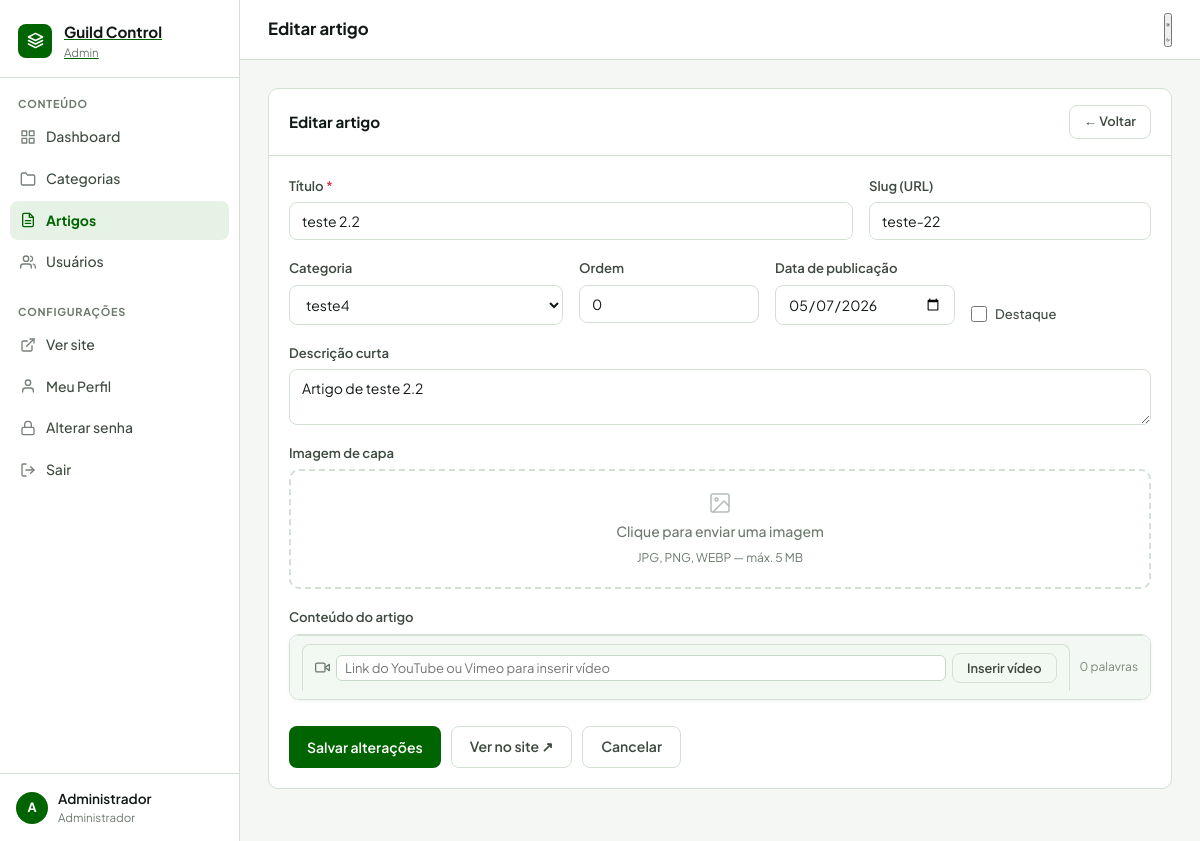
Screenshot of /admin/article-form.php?slug=teste-22 (signed in) with the database file from the repository.
### tables this page shows
CREATE TABLE `articles` (
  `id` int(11) NOT NULL,
  `slug` varchar(150) NOT NULL,
  `category_id` int(11) DEFAULT NULL,
  `title` varchar(255) NOT NULL,
  `description` text DEFAULT NULL,
  `content` longtext DEFAULT NULL,
  `cover_image` varchar(500) DEFAULT NULL,
  `featured` tinyint(1) DEFAULT 0,
  `sort_order` int(11) DEFAULT 0,
  `published_at` date DEFAULT curdate(),
  `created_at` timestamp NOT NULL DEFAULT current_timestamp(),
  `updated_at` timestamp NOT NULL DEFAULT current_timestamp() ON UPDATE current_timestamp(),
  `view_count` int(11) DEFAULT 0
);

CREATE TABLE `categories` (
  `id` int(11) NOT NULL,
  `slug` varchar(100) NOT NULL,
  `title` varchar(255) NOT NULL,
  `description` text DEFAULT NULL,
  `icon_svg` text DEFAULT NULL,
  `sort_order` int(11) DEFAULT 0,
  `created_at` timestamp NOT NULL DEFAULT current_timestamp(),
  `updated_at` timestamp NOT NULL DEFAULT current_timestamp() ON UPDATE current_timestamp()
);

### admin/article-form.php (the view, shortened to what this page needs)
<?php
$db      = getDB();
$article = null;
$cats    = $db->query('SELECT id, slug, title FROM categories ORDER BY sort_order ASC')->fetchAll();
if (!empty($_GET['slug'])) {
    $stmt = $db->prepare('SELECT * FROM articles WHERE slug = ?');
    $stmt->execute([trim($_GET['slug'])]);
    $article = $stmt->fetch();
}
$pageTitle = $article ? 'Editar artigo' : 'Novo artigo';
$extraHead = '
<link href="https://cdn.jsdelivr.net/npm/quill@2.0.2/dist/quill.snow.css" rel="stylesheet"/>
<link href="https://cdn.jsdelivr.net/npm/quill-table-better@1/dist/quill-table-better.css" rel="stylesheet"/>
<style>
  /* ── Editor wrapper ─────────────────────────────────────────── */
  .editor-wrapper {
    border: 1px solid #d4e0d4;
    border-radius: 10px;
    overflow: hidden;
    box-shadow: 0 1px 4px rgba(0,0,0,.06);
  }
  /* ── Toolbar principal (Quill Snow) ─────────────────────────── */
  .ql-toolbar.ql-snow {
    background: #f4f8f4;
    border: none !important;
    border-bottom: 1px solid #d4e0d4 !important;
    padding: 6px 8px;
    display: flex;
    flex-wrap: wrap;
    gap: 2px;
    align-items: center;
  }
  .ql-toolbar.ql-snow .ql-formats {
    margin-right: 6px;
    display: flex;
    align-items: center;
    gap: 1px;
  }
  .ql-toolbar.ql-snow button,
  .ql-toolbar.ql-snow .ql-picker-label {
    border-radius: 5px;
    transition: background .15s;
  }
  .ql-toolbar.ql-snow button:hover,
  .ql-toolbar.ql-snow .ql-picker-label:hover,
  .ql-toolbar.ql-snow button.ql-active,
  .ql-toolbar.ql-snow .ql-picker-label.ql-active {
    background: #ddefdd !important;
    color: #1a6b1a !important;
  }
  .ql-toolbar.ql-snow .ql-picker { color: #3d4a3f; }
  .ql-toolbar.ql-snow .ql-picker-options { border-radius: 6px; box-shadow: 0 4px 16px rgba(0,0,0,.12); }
  /* ── Container do editor ─────────────────────────────────────── */
  .ql-container.ql-snow {
    border: none !important;
    font-family: inherit;
    font-size: 15px;
  }
  .ql-editor {
    min-height: 360px;
    padding: 20px 24px;
    line-height: 1.7;
    color: #2a2a2a;
  }
  .ql-editor:focus { outline: none; }
  /* Placeholder */
  .ql-editor.ql-blank::before {
    color: #aab8aa;
    font-style: normal;
    left: 24px;
  }
  /* ── Toolbar secundária (vídeo + contagem) ───────────────────── */
  .editor-footer {
    display: flex;
    align-items: center;
    gap: 10px;
    padding: 8px 12px;
    background: #f4f8f4;
    border-top: 1px solid #d4e0d4;
    flex-wrap: wrap;
  }
  .editor-footer .video-embed-bar {
    display: flex;
    align-items: center;
    gap: 6px;
    flex: 1;
    min-width: 260px;
  }
  .editor-footer .video-embed-bar input {
    flex: 1;
    font-size: 13px;
    padding: 4px 8px;
    border: 1px solid #c8d8c8;
    border-radius: 6px;
    background: #fff;
    color: #3d4a3f;
  }
  .editor-footer .video-embed-bar input:focus { outline: 2px solid #5aaa5a; outline-offset: 1px; }
  .word-count {
    font-size: 12px;
    color: #7a8a7a;
    white-space: nowrap;
    margin-left: auto;
  }
  /* ── Estilos dentro do editor ─────────────────────────────────── */
  .ql-editor table {
    border-collapse: collapse;
    width: 100%;
    margin: 12px 0;
  }
  .ql-editor table td,
  .ql-editor table th {
    border: 1px solid #c8d8c8;
    padding: 8px 12px;
    min-width: 60px;
  }
  .ql-editor table th {
    background: #eef5ee;
    font-weight: 600;
  }
  .ql-editor blockquote {
    border-left: 4px solid #5aaa5a;
    padding: 10px 16px;
    margin: 16px 0;
    background: #f4faf4;
    border-radius: 0 6px 6px 0;
    color: #3a5a3a;
  }
  .ql-editor pre.ql-syntax {
    background: #1e1e2e;
    color: #cdd6f4;
    border-radius: 8px;
    padding: 16px;
    font-size: 13px;
    overflow-x: auto;
  }
  .ql-editor img {
    max-width: 100%;
    border-radius: 6px;
    cursor: pointer;
  }
  .ql-editor .ql-video {
    display: block;
    width: 100%;
    aspect-ratio: 16/9;
    border-radius: 8px;
    margin: 12px 0;
  }
  /* ── Preview da capa ─────────────────────────────────────────── */
  #coverPreview { max-width:100%; max-height:160px; border-radius:8px; margin-top:8px; display:none; }
  /* ── Picker de tamanho de fonte custom ───────────────────────── */
  .ql-snow .ql-picker.ql-size .ql-picker-label::before,
  .ql-snow .ql-picker.ql-size .ql-picker-item::before { content: attr(data-value) !important; }
  .ql-snow .ql-picker.ql-size .ql-picker-label[data-value=""]::before,
  .ql-snow .ql-picker.ql-size .ql-picker-item[data-value=""]::before { content: "Normal" !important; }
  /* ── Botão "Inserir tabela" custom ───────────────────────────── */
  .ql-table-insert { font-size: 12px; font-weight: 600; padding: 0 6px; height: 24px; }
  .ql-table-insert:hover { color: #1a6b1a !important; }
</style>';
require '_header.php';
?>
<div class="panel" style="max-width:960px">
  <div class="panel-header">
    <h2 class="panel-title"><?= $pageTitle ?></h2>
    <a href="/admin/articles.php" class="btn btn-sm btn-outline">← Voltar</a>
  </div>
  <form method="POST" id="articleForm" class="form-stack">
    <div class="form-row">
      <div class="form-group" style="flex:2">
        <label>Título <span class="required">*</span></label>
        <input type="text" name="title" id="titleInput"
               value="<?= htmlspecialchars($article['title'] ?? $_POST['title'] ?? '') ?>"
               placeholder="Título do artigo" required oninput="autoSlug(this.value)"/>
      </div>
      <div class="form-group">
        <label>Slug (URL)</label>
        <input type="text" name="slug" id="slugField"
               value="<?= htmlspecialchars($article['slug'] ?? $_POST['slug'] ?? '') ?>"
               placeholder="titulo-do-artigo"/>
      </div>
    </div>
    <div class="form-row">
      <div class="form-group">
        <label>Categoria</label>
        <select name="category_id">
          <?php foreach ($cats as $c): ?>
            <option value="<?= $c['id'] ?>"
              <?= ($article['category_id'] ?? $_POST['category_id'] ?? '') == $c['id'] ? 'selected' : '' ?>>
              <?= htmlspecialchars($c['title']) ?>
            </option>
          <?php endforeach; ?>
        </select>
      </div>
      <div class="form-group" style="max-width:130px">
        <label>Ordem</label>
        <input type="number" name="sort_order" min="0"
               value="<?= htmlspecialchars($article['sort_order'] ?? $_POST['sort_order'] ?? '0') ?>"/>
      </div>
      <div class="form-group" style="max-width:160px">
        <label>Data de publicação</label>
        <input type="date" name="published_at"
               value="<?= htmlspecialchars($article['published_at'] ?? date('Y-m-d')) ?>"/>
      </div>
      <div class="form-group" style="max-width:120px;align-self:flex-end">
        <label class="checkbox-label">
          <input type="checkbox" name="featured" value="1"
                 <?= ($article['featured'] ?? 0) ? 'checked' : '' ?>/>
          Destaque
        </label>
      </div>
    </div>
    <div class="form-group">
      <label>Descrição curta</label>
      <textarea name="description" rows="2"
                placeholder="Resumo exibido nas listagens e buscas"><?= htmlspecialchars($article['description'] ?? $_POST['description'] ?? '') ?></textarea>
    </div>
    <div class="form-group">
      <label>Imagem de capa</label>
      <div class="upload-zone" id="coverZone">
        <div class="upload-zone-inner" onclick="document.getElementById('coverFile').click()">
          <svg width="24" height="24" viewBox="0 0 24 24" fill="none" stroke="currentColor" stroke-width="1.5" stroke-linecap="round" stroke-linejoin="round"><rect x="3" y="3" width="18" height="18" rx="2"/><circle cx="8.5" cy="8.5" r="1.5"/><polyline points="21 15 16 10 5 21"/></svg>
          <span>Clique para enviar uma imagem</span>
          <small>JPG, PNG, WEBP — máx. 5 MB</small>
        </div>
      </div>
    </div>
    <div class="form-group">
      <label>Conteúdo do artigo</label>
      <div class="editor-wrapper">
        <div class="editor-footer">
          <div class="video-embed-bar">
            <svg width="15" height="15" viewBox="0 0 24 24" fill="none" stroke="currentColor" stroke-width="2" stroke-linecap="round" stroke-linejoin="round"><polygon points="23 7 16 12 23 17 23 7"/><rect x="1" y="5" width="15" height="14" rx="2"/></svg>
            <input type="text" id="videoUrl" placeholder="Link do YouTube ou Vimeo para inserir vídeo"/>
            <button type="button" class="btn btn-sm btn-outline" onclick="insertVideo()">Inserir vídeo</button>
          </div>
          <span class="word-count" id="wordCount">0 palavras</span>
        </div>
      </div>
    </div>
    <div class="form-actions">
      <button type="submit" class="btn btn-primary">
        <?= $article ? 'Salvar alterações' : 'Criar artigo' ?>
      </button>
      <?php if ($article): ?>
        <a href="/#article/<?= urlencode($article['slug']) ?>" target="_blank" class="btn btn-outline">Ver no site ↗</a>
      <?php endif; ?>
      <a href="/admin/articles.php" class="btn btn-outline">Cancelar</a>
    </div>
  </form>
</div>
<?php
require '_footer.php';
?>

### admin/css/admin.css (style rules this page uses)
*, *::before, *::after { box-sizing: border-box; margin: 0; padding: 0; }
:root { --green: #006400; --green-mid: #008000; --green-light: #e6f2e6; --green-pale: #f2f8f2; --green-accent: #00a550; --ink: #111814; --ink-2: #3d4a3f; --ink-3: #6b7a6d; --border: #d4e0d4; --white: #ffffff; --bg: #f4f7f4; --red: #dc3545; --red-light: #fde8ea; --sidebar-w: 240px; --topbar-h: 60px; --radius: 10px; --shadow: 0 1px 4px rgba(0,0,0,.08); --shadow-md: 0 4px 16px rgba(0,0,0,.10); --transition: .18s ease; }
html { scroll-behavior: smooth; }
body { font-family: 'Plus Jakarta Sans', sans-serif; background: var(--bg); color: var(--ink); min-height: 100vh; font-size: 14px; line-height: 1.55; }
a { color: var(--green); text-decoration: none; }
.panel { background: var(--white); border: 1px solid var(--border); border-radius: var(--radius); margin-bottom: 24px; overflow: hidden; }
.panel-header { display: flex; align-items: center; justify-content: space-between; padding: 16px 20px; border-bottom: 1px solid var(--border); gap: 12px; }
.panel-title { font-size: .95rem; font-weight: 700; color: var(--ink); }
.btn { display: inline-flex; align-items: center; gap: 6px; border: none; border-radius: 8px; padding: 9px 18px; font-family: inherit; font-size: .875rem; font-weight: 600; cursor: pointer; transition: var(--transition); text-decoration: none; white-space: nowrap; }
.btn-primary { background: var(--green); color: var(--white); }
.btn-outline { background: none; border: 1px solid var(--border); color: var(--ink-2); }
.btn-sm { padding: 6px 14px; font-size: .8rem; }
.form-stack { display: flex; flex-direction: column; gap: 18px; padding: 20px; }
.form-row { display: flex; gap: 16px; flex-wrap: wrap; }
.form-row .form-group { flex: 1; min-width: 180px; }
.form-group { display: flex; flex-direction: column; gap: 6px; }
label { font-size: .82rem; font-weight: 600; color: var(--ink-2); }
.required { color: var(--red); }
input[type=text], input[type=email], input[type=password], input[type=number], input[type=date], textarea, select { width: 100%; padding: 9px 12px; border: 1px solid var(--border); border-radius: 8px; font-family: inherit; font-size: .875rem; color: var(--ink); background: var(--white); transition: var(--transition); outline: none; }
textarea { resize: vertical; }
.checkbox-label { display: flex; align-items: center; gap: 8px; cursor: pointer; font-weight: 500; }
.checkbox-label input[type=checkbox] { width: 16px; height: 16px; accent-color: var(--green); }
.form-actions { display: flex; gap: 10px; padding-top: 8px; flex-wrap: wrap; }
.upload-zone { border: 2px dashed var(--border); border-radius: 10px; padding: 20px; text-align: center; transition: var(--transition); }
.upload-zone-inner { cursor: pointer; display: flex; flex-direction: column; align-items: center; gap: 6px; color: var(--ink-3); }
.upload-zone-inner svg { opacity: .5; }
.upload-zone-inner span { font-weight: 500; font-size: .875rem; }
.upload-zone-inner small { font-size: .75rem; }
.video-embed-bar { display: flex; align-items: center; gap: 8px; background: var(--green-pale); border: 1px solid var(--border); border-bottom: none; border-radius: 8px 8px 0 0; padding: 8px 12px; flex-wrap: wrap; }
.video-embed-bar svg { color: var(--ink-3); flex-shrink: 0; }
.video-embed-bar input { flex: 1; min-width: 200px; padding: 6px 10px; font-size: .82rem; }

### admin/article-form.php (style rules this page uses)
.editor-wrapper { border: 1px solid #d4e0d4; border-radius: 10px; overflow: hidden; box-shadow: 0 1px 4px rgba(0,0,0,.06); }
.editor-footer { display: flex; align-items: center; gap: 10px; padding: 8px 12px; background: #f4f8f4; border-top: 1px solid #d4e0d4; flex-wrap: wrap; }
.editor-footer .video-embed-bar { display: flex; align-items: center; gap: 6px; flex: 1; min-width: 260px; }
.editor-footer .video-embed-bar input { flex: 1; font-size: 13px; padding: 4px 8px; border: 1px solid #c8d8c8; border-radius: 6px; background: #fff; color: #3d4a3f; }
.word-count { font-size: 12px; color: #7a8a7a; white-space: nowrap; margin-left: auto; }

### rows the page displays
articles: title "teste 2.2", slug "teste-22", category_id "teste4", sort_order "0", published_at "05/07/2026", description "Artigo de teste 2.2"

### other values shown
substr($_SESSION['admin_name'] ?? 'A', 0, 1) "A"
$_SESSION['admin_name'] "Administrador"
$pageTitle "Editar artigo"
